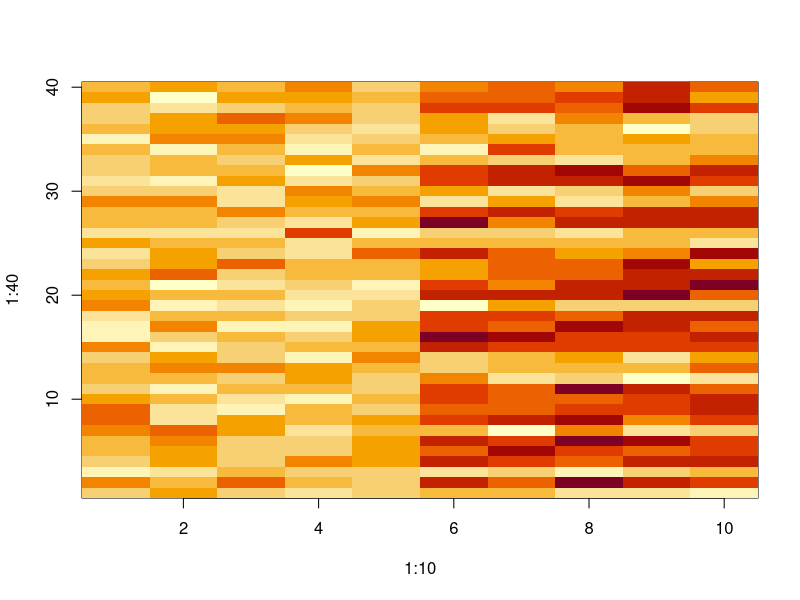
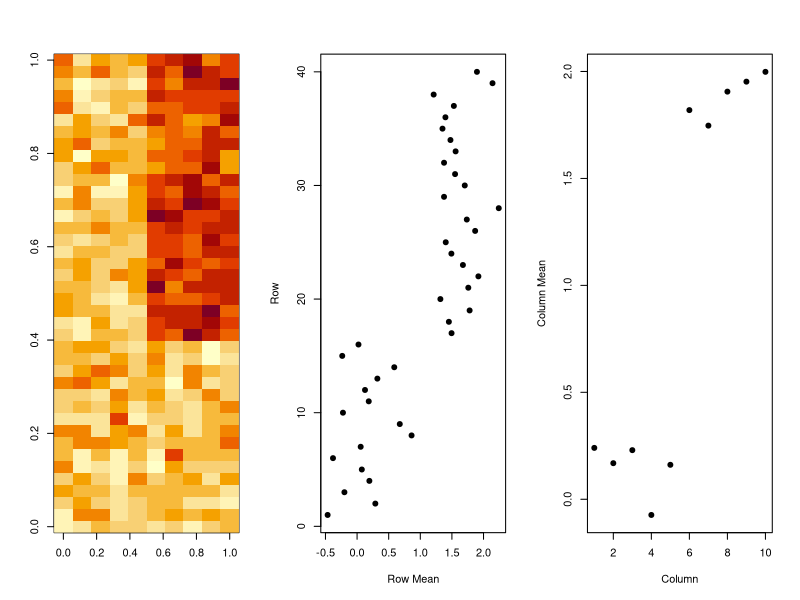
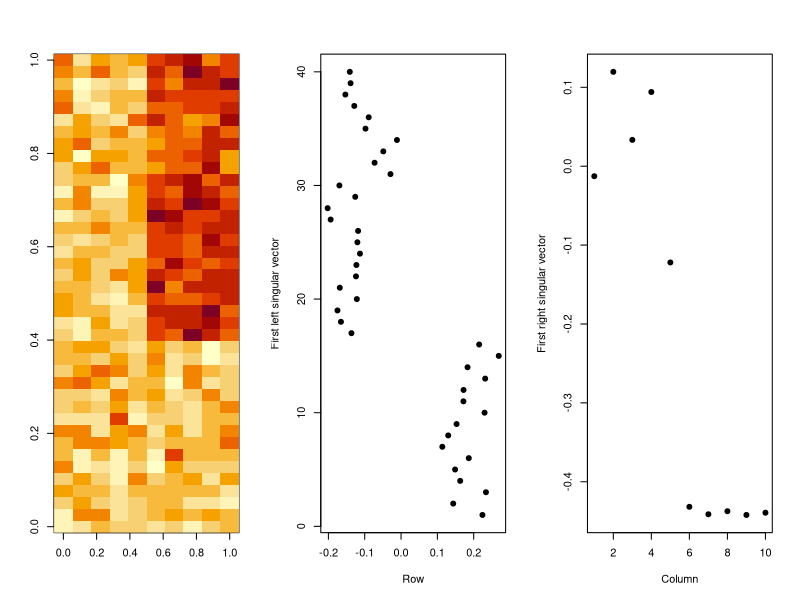
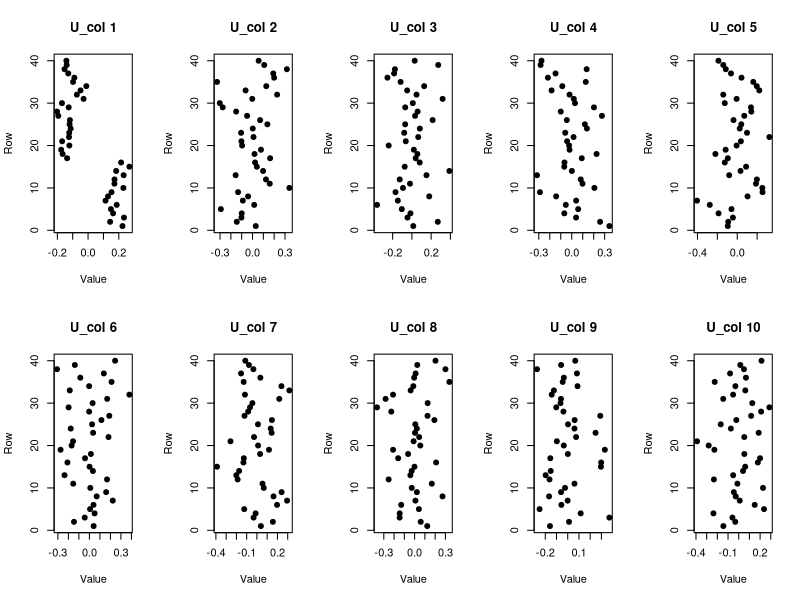
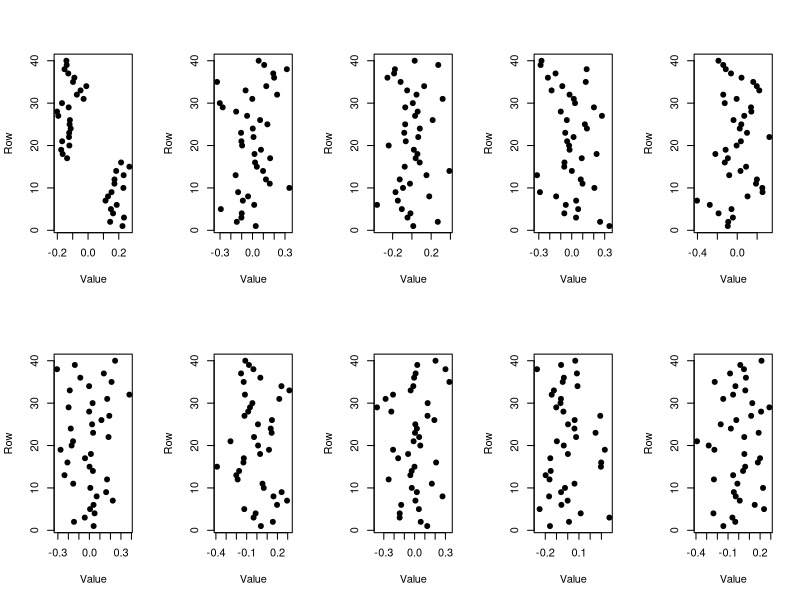
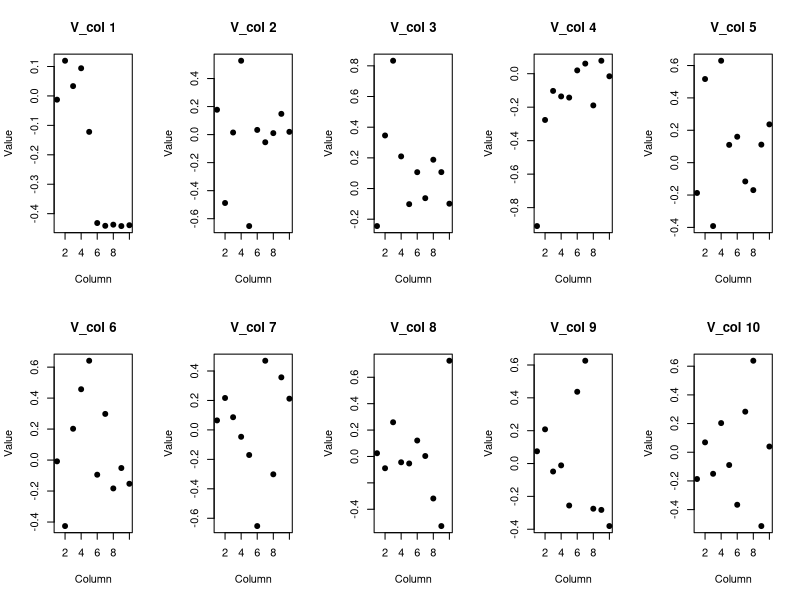
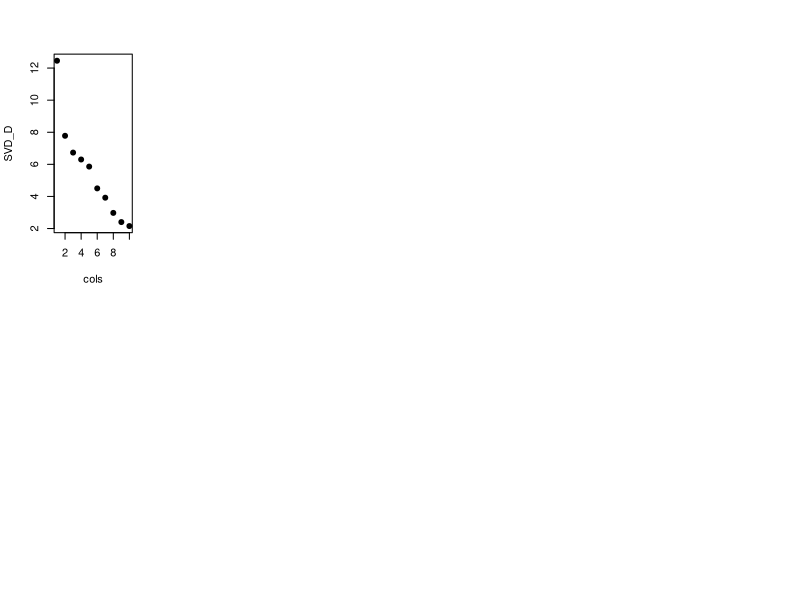
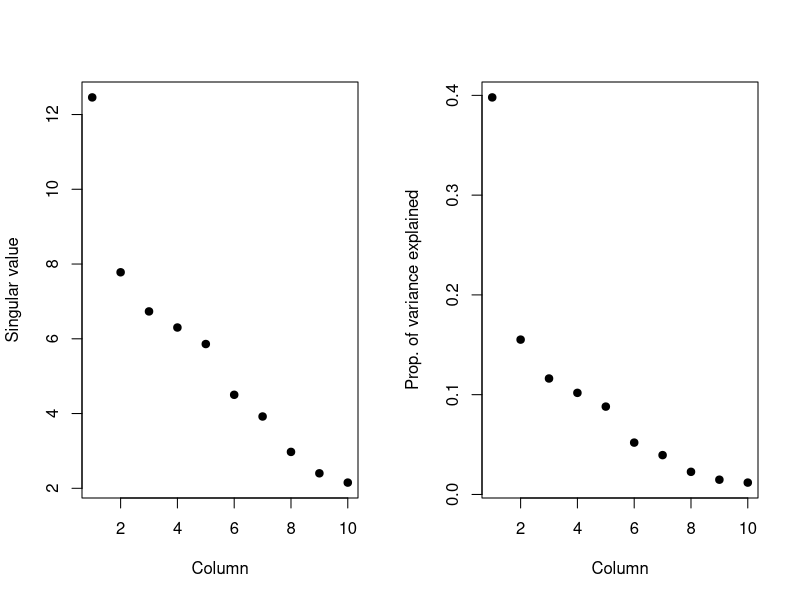

These charts were generated, in order, by the following R code:

set.seed(12345)

dataMatrix <- matrix(rnorm(400), nrow=40)

set.seed(678910)

for (i in 1:40){
    coinFlip <- rbinom(1, size = 1, prob = 0.5)
    if(coinFlip){
        dataMatrix[i, ] <- dataMatrix[i, ] + rep(c(0,3), each = 5)
    }
}

# par(mfrow = c(1,2))

image(1:10, 1:40, t(dataMatrix)[, nrow(dataMatrix):1])
# heatmap(dataMatrix, )

hh <- hclust(dist(dataMatrix))
dataMatrixOrdered <- dataMatrix[hh$order, ]
par(mfrow = c(1, 3))
image(t(dataMatrixOrdered)[, nrow(dataMatrixOrdered):1])
plot(rowMeans(dataMatrixOrdered), 40:1, , xlab = "Row Mean", ylab = "Row", pch = 19)
plot(colMeans(dataMatrixOrdered), xlab = "Column", ylab = "Column Mean", pch = 19)

scaledDataOrdered <- scale(dataMatrixOrdered)

svd1 <- svd(scale(dataMatrixOrdered))
par(mfrow = c(1, 3))
image(t(dataMatrixOrdered)[, nrow(dataMatrixOrdered):1])
plot(svd1$u[, 1], 40:1, xlab = "Row", ylab = "First left singular vector", pch = 19)
plot(svd1$v[, 1], xlab = "Column", ylab = "First right singular vector", pch = 19)

#---- try to see all left and right vercotors vecotros -----
par(mfrow = c(2, 5))
#ll<-lapply(seq(1,10), function(i) qplot(svd1$u[, i],40:1))
lapply(seq_along(svd1$u[1,]), function(i) plot(svd1$u[, i], 40:1, main = paste("U_col", i), 
                                               xlab = "Value", ylab = "Row", pch = 19))
# another way to print plots without closure:
lapply(as.data.frame(svd1$u), plot , 40:1, xlab = "Value", ylab = "Row", pch = 19)

lapply(seq_along(svd1$v[1,]), function(i) plot(svd1$v[, i], main = paste("V_col", i), 
                                               xlab = "Column", ylab = "Value", pch = 19))
# --------------------------------------

plot(svd1$d, ylab = "SVD_D", xlab = "cols", pch = 19)

#library(plyr)
#library(ggplot2)

#Components of the SVD - Variance explained
par(mfrow = c(1, 2))
plot(svd1$d, xlab = "Column", ylab = "Singular value", pch = 19)
plot(svd1$d^2/sum(svd1$d^2), xlab = "Column", ylab = "Prop. of variance explained",
     pch = 19)

#Relationship to principal components Relationship to principal components
svd1 <- svd(scale(dataMatrixOrdered))
pca1 <- prcomp(dataMatrixOrdered, scale = TRUE)
plot(pca1$rotation[, 1], svd1$v[, 1], pch = 19, xlab = "Principal Component 1",
     ylab = "Right Singular Vector 1")
abline(c(0, 1))

#Components of the SVD - variance explained Components
constantMatrix <- dataMatrixOrdered*0
for(i in 1:dim(dataMatrixOrdered)[1]){
  constantMatrix[i,] <- rep(c(0,1),each=5)
}
svd1 <- svd(constantMatrix)
par(mfrow=c(1,3))
image(t(constantMatrix)[,nrow(constantMatrix):1])
plot(svd1$d,xlab="Column",ylab="Singular value",pch=19)
plot(svd1$d^2/sum(svd1$d^2),xlab="Column",ylab="Prop. of variance explained",pch=19)

#What if we add a second pattern?
set.seed(678910)
for (i in 1:40) {
  # flip a coin
  coinFlip1 <- rbinom(1, size = 1, prob = 0.5)
  coinFlip2 <- rbinom(1, size = 1, prob = 0.5)
  # if coin is heads add a common pattern to that row
  if (coinFlip1) {
    dataMatrix[i, ] <- dataMatrix[i, ] + rep(c(0, 5), each = 5)
  }
  if (coinFlip2) {
    dataMatrix[i, ] <- dataMatrix[i, ] + rep(c(0, 5), 5)
  }
}
hh <- hclust(dist(dataMatrix))
dataMatrixOrdered <- dataMatrix[hh$order, ]
image(t(dataMatrixOrdered)[, nrow(dataMatrixOrdered):1])
heatmap(dataMatrixOrdered)



#Singular value decomposition - true patterns Singular value decomposition - true patterns
svd2 <- svd(scale(dataMatrixOrdered))
par(mfrow = c(1, 3))
image(t(dataMatrixOrdered)[, nrow(dataMatrixOrdered):1])
plot(rep(c(0, 1), each = 5), pch = 19, xlab = "Column", ylab = "Pattern 1")
plot(rep(c(0, 1), 5), pch = 19, xlab = "Column", ylab = "Pattern 2")

#v and patterns of variance in rows and patterns of variance in rows
svd2 <- svd(scale(dataMatrixOrdered))
par(mfrow = c(1, 3))
image(t(dataMatrixOrdered)[, nrow(dataMatrixOrdered):1])
plot(svd2$v[, 1], pch = 19, xlab = "Column", ylab = "First right singular vector")
plot(svd2$v[, 2], pch = 19, xlab = "Column", ylab = "Second right singular vector")

#--------- print all vectors:
par(mfrow = c(2, 5))
lapply(seq_along(svd2$v[1,]), function(i) plot(svd2$v[, i], main = paste("V_col", i), 
                                               xlab = "Column", ylab = "Value", pch = 19))
#----------------------------

#d and variance explained and variance explained
svd1 <- svd(scale(dataMatrixOrdered))
par(mfrow = c(1, 2))
plot(svd1$d, xlab = "Column", ylab = "Singular value", pch = 19)
plot(svd1$d^2/sum(svd1$d^2), xlab = "Column", ylab = "Percent of variance explained",
     pch = 19)





